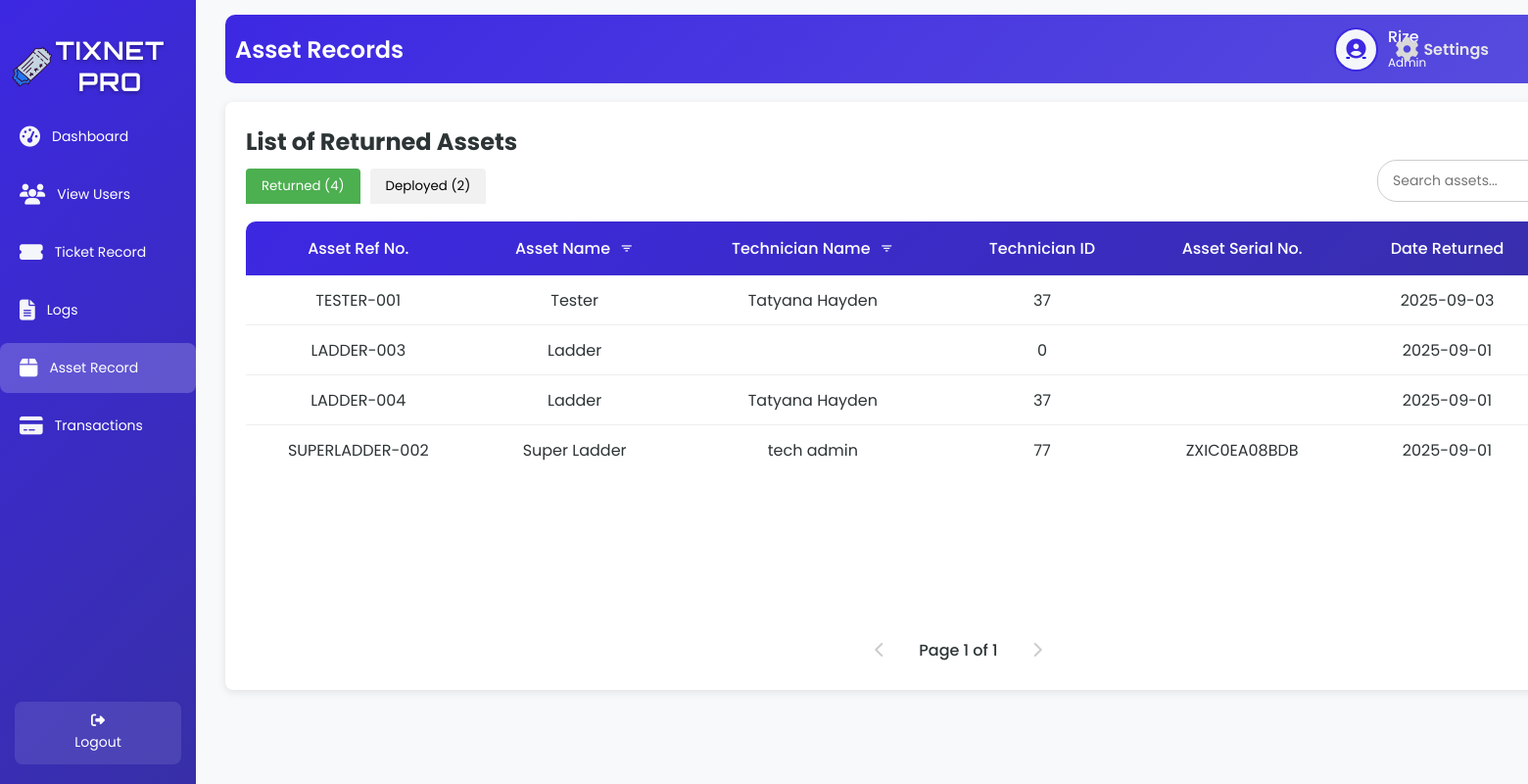
The app's page /returnT.php (signed in) with its own data.
### tables this page shows
CREATE TABLE `tbl_user` (
  `u_id` int(50) NOT NULL,
  `u_fname` varchar(200) NOT NULL,
  `u_lname` varchar(200) NOT NULL,
  `u_email` varchar(200) NOT NULL,
  `u_username` varchar(200) NOT NULL,
  `u_password` varchar(200) NOT NULL,
  `u_type` varchar(200) NOT NULL,
  `u_status` varchar(200) NOT NULL,
  `is_online` tinyint(1) DEFAULT 0
);

CREATE TABLE `tbl_asset_status` (
  `a_id` int(50) NOT NULL,
  `a_ref_no` varchar(200) NOT NULL,
  `a_name` varchar(200) NOT NULL,
  `tech_name` varchar(200) NOT NULL,
  `tech_id` int(50) NOT NULL,
  `a_serial_no` varchar(200) NOT NULL,
  `a_date` date NOT NULL,
  `a_return_date` date NOT NULL,
  `a_status` varchar(200) NOT NULL
);

### returnT.php (the view, shortened to what this page needs)
<?php
include 'db.php';
$username = $_SESSION['username'];
$firstName = '';
$userType = '';
$avatarPath = $_SESSION['avatarPath'];
$currentTab = isset($_GET['tab']) ? $_GET['tab'] : 'returned';
$page = isset($_GET['page']) ? max(1, (int)$_GET['page']) : 1;
$limit = 10;
$totalPages = 1;
$resultAssets = null;
$totalReturnedAssets = 0;
$totalDeployedAssets = 0;
if ($conn) {
    $sqlUser = "SELECT u_fname, u_lname, u_type FROM tbl_user WHERE u_username = ?";
    $stmt = $conn->prepare($sqlUser);
    $stmt->bind_param("s", $username);
    $stmt->execute();
    $resultUser = $stmt->get_result();
    if ($resultUser->num_rows > 0) {
        $row = $resultUser->fetch_assoc();
        $firstName = $row['u_fname'];
        $userType = $row['u_type'];
    }
    $sqlReturnedCount = "SELECT COUNT(*) as total FROM tbl_asset_status WHERE a_status = 'Returned'";
    $resultReturnedCount = $conn->query($sqlReturnedCount);
    $totalReturnedAssets = $resultReturnedCount->fetch_assoc()['total'] ?? 0;
    $sqlDeployedCount = "SELECT COUNT(*) as total FROM tbl_asset_status WHERE a_status = 'Deployed'";
    $resultDeployedCount = $conn->query($sqlDeployedCount);
    $totalDeployedAssets = $resultDeployedCount->fetch_assoc()['total'] ?? 0;
    $params = [];
    $types = '';
    $whereClauses = [];
    $status = $currentTab === 'returned' ? 'Returned' : 'Deployed';
    $whereClauses[] = "a_status = ?";
    $params[] = $status;
    $types .= 's';
    $whereClause = !empty($whereClauses) ? 'WHERE ' . implode(' AND ', $whereClauses) : '';
    $countSql = "SELECT COUNT(*) as total FROM tbl_asset_status $whereClause";
    $countStmt = $conn->prepare($countSql);
    if ($types !== '') {
        $countStmt->bind_param($types, ...$params);
    }
    $countStmt->execute();
    $countResult = $countStmt->get_result();
    $totalRecords = $countResult->fetch_assoc()['total'];
    $totalPages = max(1, ceil($totalRecords / $limit));
    $page = min($page, $totalPages);
    $offset = ($page - 1) * $limit;
    $orderBy = $currentTab === 'returned' ? 'a_return_date' : 'a_date';
    $sqlAssets = "SELECT a_id, a_ref_no, a_name, tech_name, tech_id, a_serial_no, a_date, a_return_date
                  FROM tbl_asset_status
                  $whereClause
                  ORDER BY $orderBy DESC
                  LIMIT ?, ?";
    $stmt = $conn->prepare($sqlAssets);
    $params[] = $offset;
    $params[] = $limit;
    $types .= 'ii';
    $stmt->bind_param($types, ...$params);
    $stmt->execute();
    $resultAssets = $stmt->get_result();
} else {
    echo "Database connection failed.";
    exit();
}
?>
<!DOCTYPE html>
<html lang="en">
<head>
    <link rel="stylesheet" href="returnsT.css">
    <link rel="stylesheet" href="https://cdnjs.cloudflare.com/ajax/libs/font-awesome/6.6.0/css/all.min.css" />
    <link href='https://unpkg.com/boxicons@2.1.4/css/boxicons.min.css' rel='stylesheet'>
</head>
<body>
<div class="wrapper">
    <div class="sidebar">
        <h2><img src="image/logo.png" alt="Tix Net Icon" class="sidebar-icon">TixNet Pro</h2>
         <ul>
          <li><a href="adminD.php"><i class="fas fa-tachometer-alt icon"></i> <span>Dashboard</span></a></li>
          <li><a href="viewU.php"><i class="fas fa-users icon"></i> <span>View Users</span></a></li>
          <li><a href="regular_close.php"><i class="fas fa-ticket-alt icon"></i> <span>Ticket Record</span></a></li>
          <li><a href="logs.php"><i class="fas fa-file-alt icon"></i> <span>Logs</span></a></li>
          <li><a href="returnT.php" class="active"><i class="fas fa-box icon"></i> <span>Asset Record</span></a></li>
          <li><a href="AdminPayments.php"><i class="fas fa-credit-card icon"></i> <span>Transactions</span></a></li>
         </ul>
      <footer>
       <a href="index.php" class="back-home"><i class="fas fa-sign-out-alt"></i> Logout</a>
      </footer>
    </div>
    <div class="container">
        <div class="upper">
            <h1>Asset Records</h1>
            <div class="user-profile">
                <div class="user-icon">
                    <a href="image.php">
                        <?php
                        $cleanAvatarPath = preg_replace('/\?\d+$/', '', $avatarPath);
                        if (!empty($avatarPath) && file_exists($cleanAvatarPath)) {
                            echo "<img src='" . htmlspecialchars($avatarPath, ENT_QUOTES, 'UTF-8') . "' alt='User Avatar'>";
                        } else {
                            echo "<i class='fas fa-user-circle'></i>";
                        }
                        ?>
                    </a>
                </div>
                <div class="user-details">
                    <span><?php echo htmlspecialchars($firstName, ENT_QUOTES, 'UTF-8'); ?></span>
                    <small><?php echo htmlspecialchars(ucfirst($userType), ENT_QUOTES, 'UTF-8'); ?></small>
                </div>
                <a href="settings.php" class="settings-link">
                    <i class="fas fa-cog"></i>
                    <span>Settings</span>
                </a>
            </div>
        </div>
        <div id="returned-tab" class="tab-content <?php echo $currentTab === 'returned' ? 'active' : ''; ?>">
            <div class="table-box glass-container">
                <h2>List of Returned Assets</h2>
                <div class="tab-buttons">
                    <button class="tab-btn <?php echo $currentTab === 'returned' ? 'active' : ''; ?>" onclick="showTab('returned')">
                        Returned (<?php echo $totalReturnedAssets; ?>)
                    </button>
                    <button class="tab-btn <?php echo $currentTab === 'deployed' ? 'active' : ''; ?>" onclick="showTab('deployed')">
                        Deployed (<?php echo $totalDeployedAssets; ?>)
                    </button>
                </div>
                <div class="search-container">
                <input type="text" class="search-bar" id="searchInput" placeholder="Search assets..." onkeyup="debouncedSearchUsers()">
                </div>
                <table id="returned-assets-table">
                    <thead>
                        <tr>
                            <th>Asset Ref No.</th>
                            <th>Asset Name <button class="filter-btn" onclick="showReturnedAssetFilterModal()" title="Filter by Asset Name"><i class='bx bx-filter'></i></button></th>
                            <th>Technician Name <button class="filter-btn" onclick="showReturnedTechnicianFilterModal()" title="Filter by Technician Name"><i class='bx bx-filter'></i></button></th>
                            <th>Technician ID</th>
                            <th>Asset Serial No.</th>
                            <th>Date Returned</th>
                        </tr>
                    </thead>
                    <tbody id="returned-table-body">
                        <?php
                        if ($currentTab === 'returned' && $resultAssets && $resultAssets->num_rows > 0) {
                            while ($row = $resultAssets->fetch_assoc()) {
                                $serialNo = ($row['a_serial_no'] === '0' || empty($row['a_serial_no'])) ? '' : htmlspecialchars($row['a_serial_no'], ENT_QUOTES, 'UTF-8');
                                $assetData = json_encode([
                                    'id' => $row['a_id'],
                                    'ref_no' => $row['a_ref_no'] ?? '',
                                    'asset_name' => $row['a_name'] ?? '',
                                    'technician_name' => $row['tech_name'] ?? '',
                                    'technician_id' => $row['tech_id'] ?? '',
                                    'serial_no' => $serialNo,
                                    'date_borrowed' => $row['a_date'] ?? '-',
                                    'date_returned' => $row['a_return_date'] ?? '-'
                                ], JSON_HEX_QUOT | JSON_HEX_TAG);
                                echo "<tr>
                                        <td>" . htmlspecialchars($row['a_ref_no'], ENT_QUOTES, 'UTF-8') . "</td>
                                        <td>" . htmlspecialchars($row['a_name'], ENT_QUOTES, 'UTF-8') . "</td>
                                        <td>" . htmlspecialchars($row['tech_name'], ENT_QUOTES, 'UTF-8') . "</td>
                                        <td>" . htmlspecialchars($row['tech_id'], ENT_QUOTES, 'UTF-8') . "</td>
                                        <td>" . $serialNo . "</td>
                                        <td>" . htmlspecialchars($row['a_return_date'], ENT_QUOTES, 'UTF-8') . "</td>
                                        <td class='action-buttons'>
                                            <span class='view-btn' onclick='showReturnedViewModal($assetData)' title='View'><i class='fas fa-eye'></i></span>
                                        </td>
                                      </tr>";
                            }
                        } else if ($currentTab === 'returned') {
                            echo "<tr><td colspan='7' style='text-align: center;'>No returned assets found.</td></tr>";
                        }
                        ?>
                    </tbody>
                </table>
                <div class="pagination" id="returned-pagination">
                    <?php
                    if ($currentTab === 'returned') {
                        $paginationParams = ['tab' => $currentTab];
                        if ($page > 1) {
                            $paginationParams['page'] = $page - 1;
                            echo "<a href='returnT.php?" . http_build_query($paginationParams) . "' class='pagination-link'><i class='fas fa-chevron-left'></i></a>";
                        } else {
                            echo "<span class='pagination-link disabled'><i class='fas fa-chevron-left'></i></span>";
                        }
                        echo "<span class='current-page'>Page $page of $totalPages</span>";
                        if ($page < $totalPages) {
                            $paginationParams['page'] = $page + 1;
                            echo "<a href='returnT.php?" . http_build_query($paginationParams) . "' class='pagination-link'><i class='fas fa-chevron-right'></i></a>";
                        } else {
                            echo "<span class='pagination-link disabled'><i class='fas fa-chevron-right'></i></span>";
                        }
                    }
                    ?>
                </div>
            </div>
        </div>
    </div>
</div>
</body>
</html>

### returnT.php (style rules this page uses)
.filter-btn { background: transparent !important; border: none; cursor: pointer; font-size: 15px; color: var(--light, #f5f8fc); margin-left: 5px; vertical-align: middle; padding: 0; outline: none; }
th .filter-btn { background: transparent !important; }
.tab-content { display: none; }
.tab-content.active { display: block; }

### records on screen
tbl_user: u_fname "Rize", u_type "Admin"
tbl_asset_status: a_ref_no "TESTER-001", a_name "Tester", tech_name "Tatyana Hayden", tech "37", a_return_date "2025-09-03"
tbl_asset_status: a_ref_no "LADDER-003", a_name "Ladder", tech "0", a_return_date "2025-09-01"
tbl_asset_status: a_ref_no "LADDER-004", a_name "Ladder", tech_name "Tatyana Hayden", tech "37", a_return_date "2025-09-01"
tbl_asset_status: a_ref_no "SUPERLADDER-002", a_name "Super Ladder", tech_name "tech admin", tech "77", a_serial_no "ZXIC0EA08BDB", a_return_date "2025-09-01"

### other values on screen
$totalReturnedAssets "4"
$totalDeployedAssets "2"
$page "1"
$totalPages "1"
